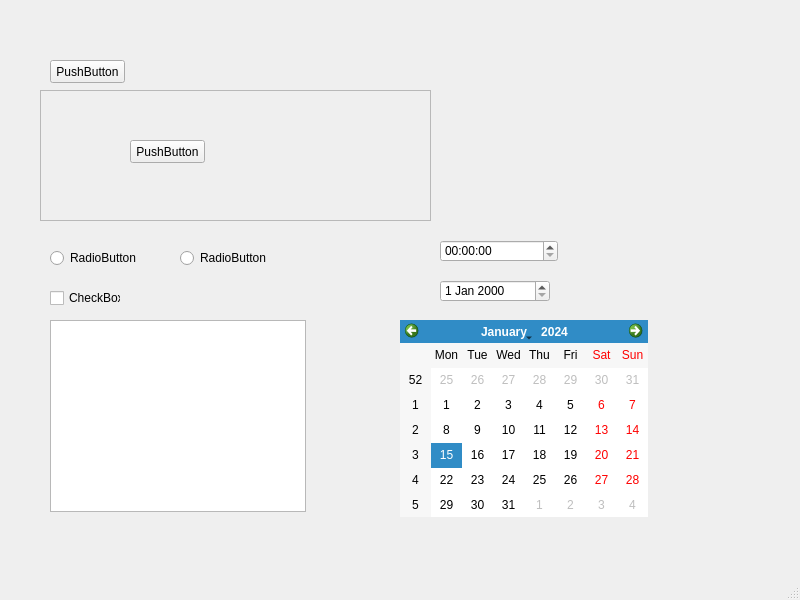
<?xml version="1.0" encoding="UTF-8"?>
<ui version="4.0">
 <class>MainWindow</class>
 <widget class="QMainWindow" name="MainWindow">
  <property name="geometry">
   <rect>
    <x>0</x>
    <y>0</y>
    <width>800</width>
    <height>600</height>
   </rect>
  </property>
  <property name="windowTitle">
   <string>MainWindow</string>
  </property>
  <widget class="QWidget" name="centralwidget">
   <widget class="QPushButton" name="pushButton">
    <property name="geometry">
     <rect>
      <x>50</x>
      <y>60</y>
      <width>75</width>
      <height>23</height>
     </rect>
    </property>
    <property name="text">
     <string>PushButton</string>
    </property>
   </widget>
   <widget class="QFrame" name="frame">
    <property name="geometry">
     <rect>
      <x>40</x>
      <y>90</y>
      <width>391</width>
      <height>131</height>
     </rect>
    </property>
    <property name="frameShape">
     <enum>QFrame::StyledPanel</enum>
    </property>
    <property name="frameShadow">
     <enum>QFrame::Raised</enum>
    </property>
    <widget class="QPushButton" name="pushButton_2">
     <property name="geometry">
      <rect>
       <x>90</x>
       <y>50</y>
       <width>75</width>
       <height>23</height>
      </rect>
     </property>
     <property name="text">
      <string>PushButton</string>
     </property>
    </widget>
   </widget>
   <widget class="QRadioButton" name="radioButton">
    <property name="geometry">
     <rect>
      <x>50</x>
      <y>250</y>
      <width>89</width>
      <height>16</height>
     </rect>
    </property>
    <property name="text">
     <string>RadioButton</string>
    </property>
   </widget>
   <widget class="QRadioButton" name="radioButton_2">
    <property name="geometry">
     <rect>
      <x>180</x>
      <y>250</y>
      <width>89</width>
      <height>16</height>
     </rect>
    </property>
    <property name="text">
     <string>RadioButton</string>
    </property>
   </widget>
   <widget class="QCheckBox" name="checkBox">
    <property name="geometry">
     <rect>
      <x>50</x>
      <y>290</y>
      <width>71</width>
      <height>16</height>
     </rect>
    </property>
    <property name="text">
     <string>CheckBox</string>
    </property>
   </widget>
   <widget class="QTableView" name="tableView">
    <property name="geometry">
     <rect>
      <x>50</x>
      <y>320</y>
      <width>256</width>
      <height>192</height>
     </rect>
    </property>
   </widget>
   <widget class="QTimeEdit" name="timeEdit">
    <property name="geometry">
     <rect>
      <x>440</x>
      <y>240</y>
      <width>118</width>
      <height>22</height>
     </rect>
    </property>
   </widget>
   <widget class="QDateEdit" name="dateEdit">
    <property name="geometry">
     <rect>
      <x>440</x>
      <y>280</y>
      <width>110</width>
      <height>22</height>
     </rect>
    </property>
   </widget>
   <widget class="QCalendarWidget" name="calendarWidget">
    <property name="geometry">
     <rect>
      <x>400</x>
      <y>320</y>
      <width>248</width>
      <height>197</height>
     </rect>
    </property>
   </widget>
  </widget>
  <widget class="QMenuBar" name="menubar">
   <property name="geometry">
    <rect>
     <x>0</x>
     <y>0</y>
     <width>800</width>
     <height>23</height>
    </rect>
   </property>
  </widget>
  <widget class="QStatusBar" name="statusbar"/>
 </widget>
 <resources/>
 <connections/>
</ui>
